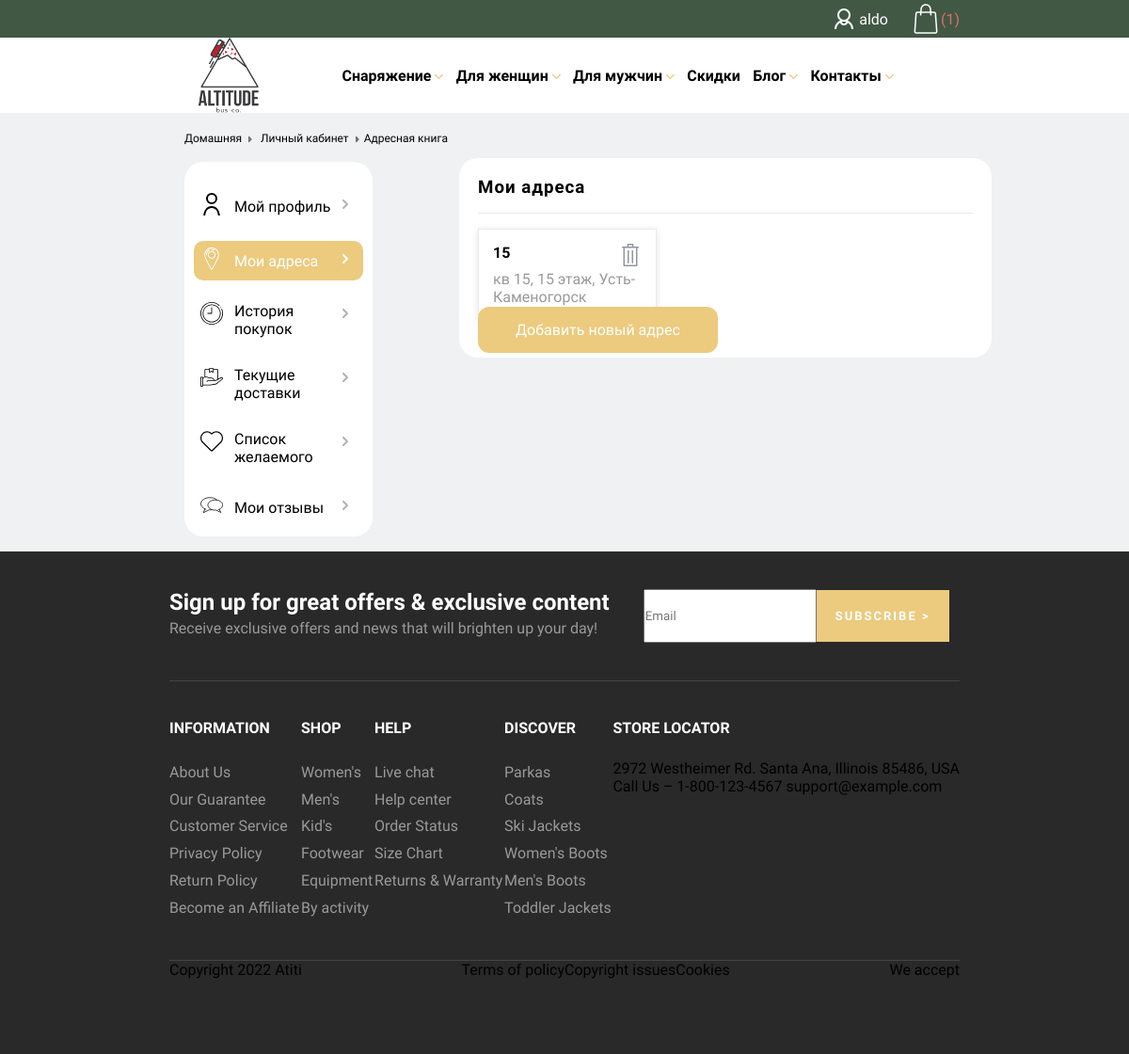
Page /shop/lk/addresses/ (signed in) on the earlier database version.
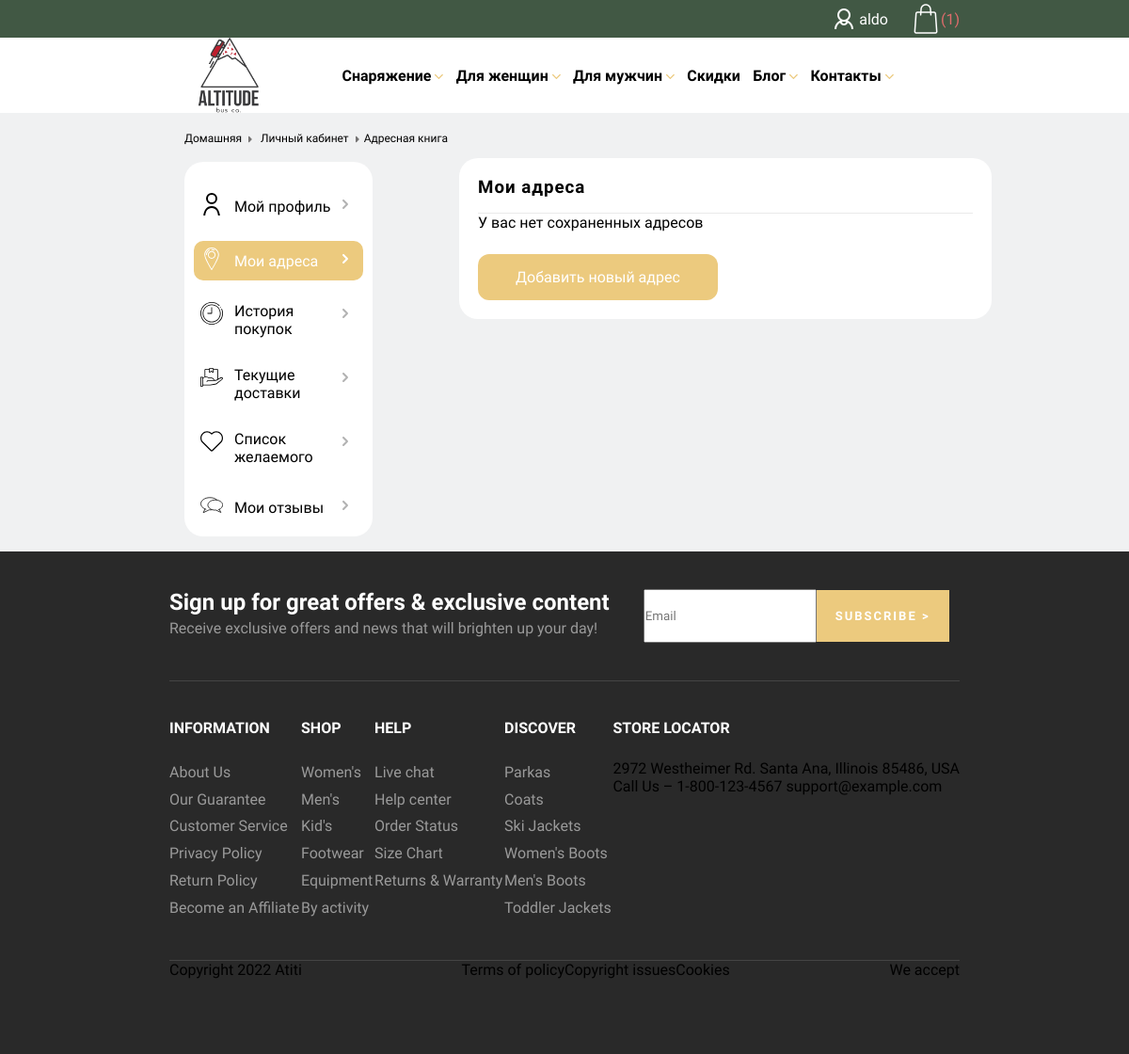
Same page on the later database version.
### shop/models.py (models this page shows)
class Address(models.Model):
    customer = models.ForeignKey('shop.Customer', on_delete=models.CASCADE, related_name='customer')
    city = models.ForeignKey('shop.City', on_delete=models.CASCADE, related_name='city')
    house = models.CharField(max_length=100)
    floor = models.IntegerField()
    flat = models.CharField(max_length=100)

class City(models.Model):
    name = models.CharField(max_length=225)
    def __str__(self):
        return self.name

### shop/views.py (the view, shortened to what this page needs)
# urls.py: path('shop/lk/addresses/', addresses, name='addresses'),
@login_required()
def addresses(request: WSGIRequest) -> HttpResponse:
    customer = get_customer(request)
    context = {
        'sidebar_val': 2,
        'customer': get_customer(request),
        'cities': City.objects.all(),
        'addresses': Address.objects.filter(customer=customer)
    }
    return render(request, 'lk/lk_address.html', context)

### shop/context_processors.py (called while the page is built)
def cart(request):
    cart_owner = get_customer(request)
    if cart_owner:
        cart_q = get_object_or_404(Cart, cart_owner=cart_owner)
        return {
            'cart': cart_q
        }
    return request

### shop/models.py (called while the page is built)
    def does_have_address(self):
        return True if Address.objects.filter(customer=self).exists() else False

    def total_products_in_cart(self):
        return self.product_item.all().count()

### shop/service.py (called while the page is built)
def get_customer(request: WSGIRequest) -> Union[Customer, bool]:
    if isinstance(request.user, AnonymousUser):
        return False
    customer = get_object_or_404(Customer, user=request.user)
    return customer

### templates/lk/lk_address.html (shortened to what this page needs)
{% extends 'shop/base.html' %}
{% load static %}
{% block head %}
    <link rel="stylesheet" href="{% static 'lk/lk.css' %}">
    <link rel="stylesheet" href="{% static 'lk/lk_address.css' %}">
{% endblock head %}
{% block content %}
<section>
    <div class="included_sidebar">
        <div class="lk_breadcrumbs">
    {% include 'shop/parts/lk_breadcrumbs.html' %}<a>Адресная книга</a>
</div>
{% include 'shop/parts/lk_sidebar.html' %}
    </div>
<div class="lk_profile_data">
<h3>Мои адреса</h3>
{% if customer.does_have_address %}
    <div class="address_list">
        {% for address in addresses %}
            <div class="address_item">
            <div class="address_item_name_row">
                <p class="address_house">{{ address.house }}</p><i class="trash_bin" id="{{ address.pk }}">
            </i>
                </div>
            <p class="address_etc">кв {{ address.flat }}, {{ address.floor }} этаж, {{ address.city }}</p>
            </div>
        {% endfor %}
    </div>
    <span class="lk_profile_add_address">Добавить новый адрес</span>
{% else %}
    <div class="addresses_empty">
    <p>У вас нет сохраненных адресов</p>
    <p class="lk_profile_add_address">Добавить новый адрес</p>
    </div>
{% endif %}
</div>
</section>
{% endblock content %}

Differences in the rows shown:
removed Address: house "15", flat "15", floor "15", city "Усть-Каменогорск"
Other differences:
text now shown: "У вас нет сохраненных адресов"
